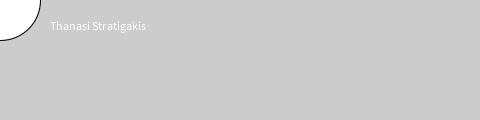
Frame 1 (no input)
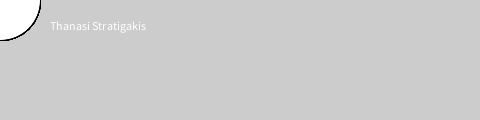
Frame 60 (the mouse pressed at the canvas centre just before this capture)
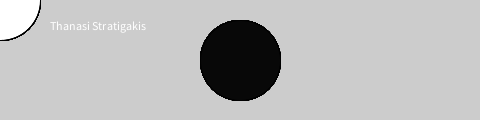
Frame 120 (the mouse held since frame 60 and released just before this capture)

The Processing sketch that drew these frames (run headless with seeded random() and noise(); from frame 60 on, the mouse is pressed at the canvas centre):

// Processing sketch: processing_80562
// ── processing_80562.pde

void setup() {
  size(480, 120);
  smooth();
  text("Thanasi Stratigakis", 50, 30);
}

void draw() {
  if (mousePressed) {
    fill (8);
  } else {
    fill(255);
  }
  ellipse(mouseX, mouseY,80, 80);
}
